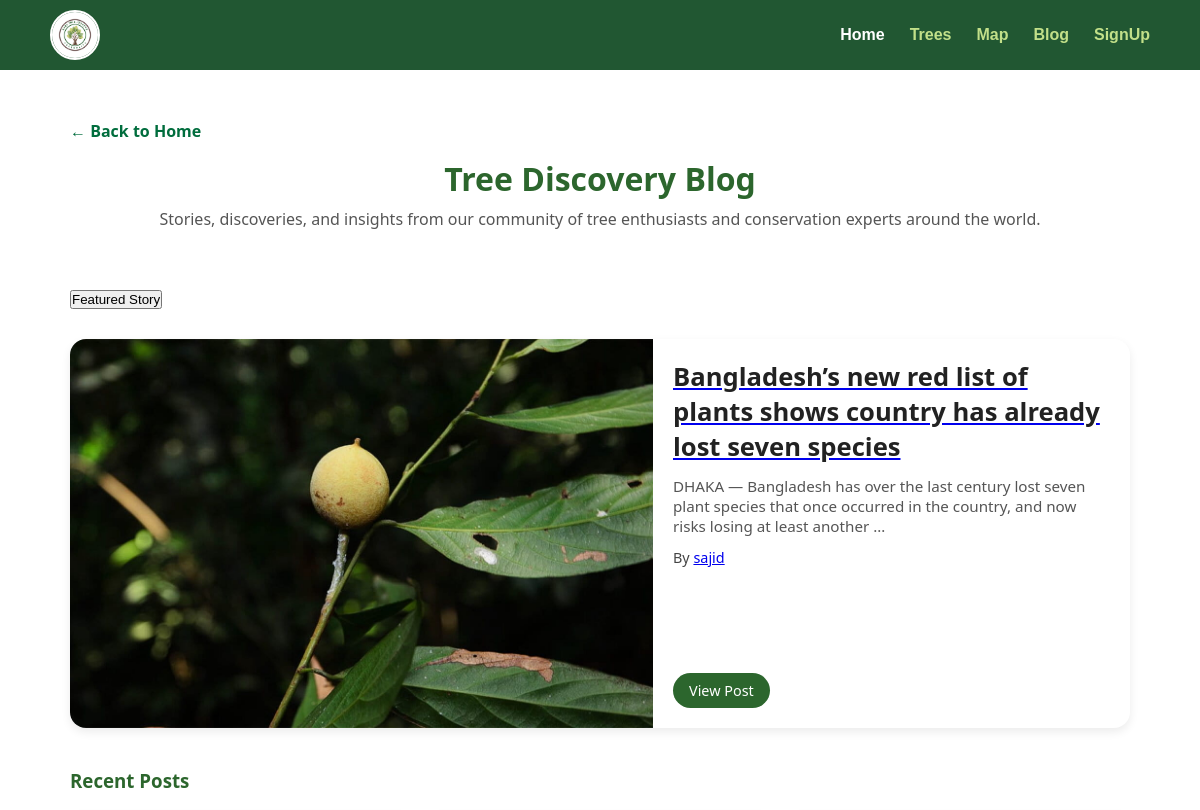
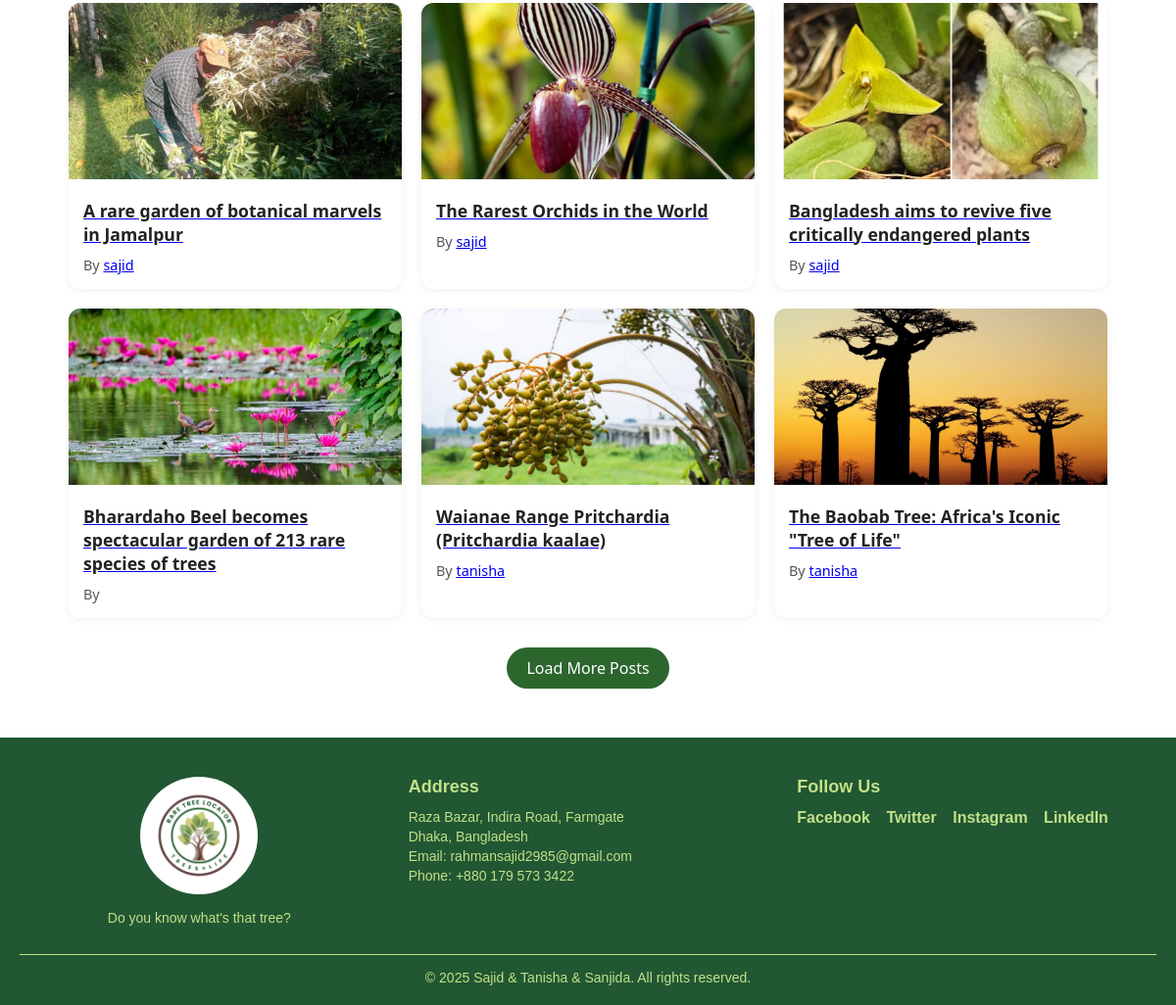
/blog_list, run on the app's committed database (2 pictures, top to bottom).
### BlogApp/models.py (models this page shows, shortened)
class BlogPost(models.Model):
    title = models.CharField(max_length=255, null=True, blank=True)
    content = models.TextField( null=True, blank=True)
    image = models.ImageField(upload_to='blog_images/', null=True, blank=True)
    author = models.ForeignKey(User, on_delete=models.CASCADE, null=True, blank=True)
    category = models.CharField(max_length=100, blank=True, null=True)
    date_posted = models.DateTimeField(auto_now_add=True, null=True, blank=True)

### MyApp/models.py (models this page shows, shortened)
class User(AbstractUser):
    USER_TYPES = [
        ('common', 'Common User'),
        ('contributor', 'Contributor'),
        ('admin', 'Admin'),
    ]
    user_type = models.CharField(max_length=20, choices=USER_TYPES, default='common')
    profession = models.CharField(max_length=100, blank=True, null=True)

### BlogApp/views.py (the view)
# urls.py: path('blog_list', blogapp_views.blog_list, name='blog_list'),  # Added blog list view
def blog_list(request):
    posts = BlogPost.objects.order_by('-date_posted')
    featured = posts.first()  # Latest post
    others = posts[1:]
    paginator = Paginator(others, 6)  # 6 posts at a time
    page_number = request.GET.get('page')
    page_obj = paginator.get_page(page_number)
    return render(request, 'blog/blog_list.html', {
        'featured': featured,
        'page_obj': page_obj
    })

### templates/blog/blog_list.html (shortened to what this page needs)
{% load static %}
<!DOCTYPE html>
<html lang="en">
<head>
    <link rel="stylesheet" href="{% static 'css/blog/blog_list.css' %}">
    <link rel="stylesheet" href="{% static 'css/blog/blog_modal.css' %}">
</head>
<body>
    {% include 'Common/header.html' %}
    {% block content %}
    <div class="container">
        <a href="{% url 'HomePage' %}" class="back-link">&larr; Back to Home</a>
        <h1>Tree Discovery Blog</h1>
        <p class="subtitle">
            Stories, discoveries, and insights from our community of tree enthusiasts and conservation experts around
            the world.
        </p>
        <button class="load-more">Featured Story</button>
        <div class="featured-card">
            <img src="{{ featured.image.url }}" alt="{{ featured.title }}">
            <div class="overlay">
                <a href="{% url 'blog_detail' featured.id %}">
                    <h2>{{ featured.title }}</h2>
                </a>
                <p>{{ featured.content|truncatewords:25 }}</p>
                <p class="author">By <a href="#">{{ featured.author.username }}</a></p>
                <a href="{% url 'blog_detail' featured.id %}" class="btn">View Post</a>
            </div>
        </div>
        <h3>Recent Posts</h3>
        <div class="grid">
            {% for post in page_obj %}
            <div class="card">
                <a href="{% url 'blog_detail' post.id %}">
                    <img src="{{ post.image.url }}" alt="{{ post.title }}">
                    <h4>{{ post.title }}</h4>
                </a>
                <p>By <a href="#">{{ post.author.username }}</a></p>
            </div>
            {% endfor %}
        </div>
        <div class="load-more">
            {% if page_obj.has_next %}
            <a href="?page={{ page_obj.next_page_number }}">Load More Posts</a>
            {% endif %}
        </div>
    </div>
    {% endblock %}
    {% include 'Common/footer.html' %}
</body>
</html>

### static/CSS/blog/blog_list.css (style rules this page uses)
.back-link { display: inline-block; margin-bottom: 15px; color: #006d3d; font-weight: bold; text-decoration: none; }
.container { max-width: 1100px; margin: 0 auto; padding: 20px; font-family: "Segoe UI", Tahoma, sans-serif; margin-top: 100px; }
.container h1 { text-align: center; color: #2c662d; margin-bottom: 8px; }
.container p.subtitle { text-align: center; color: #555; margin-bottom: 30px; }
.featured-card { display: flex; background: #fff; border-radius: 16px; overflow: hidden; box-shadow: 0 4px 10px rgba(0,0,0,0.08); margin-bottom: 40px; min-height: 300px; transition: transform 0.3s ease; text-decoration: none; }
.featured-card img { width: 55%; height: 100%; object-fit: cover; transition: transform 0.3s ease; }
.featured-card .overlay { padding: 20px; flex: 1; display: flex; flex-direction: column; justify-content: center; }
.featured-card h2 { font-size: 1.6rem; margin-bottom: 12px; color: #222; font-weight: bold; }
.featured-card p { color: #555; margin-bottom: 12px; font-size: 0.95rem; }
.featured-card .author { font-size: 0.9rem; color: #444; margin-bottom: 15px; }
.featured-card .btn { display: inline-block; padding: 8px 16px; border-radius: 20px; background: #2c662d; color: #fff; text-decoration: none; font-size: 0.9rem; font-weight: 500; transition: background 0.3s ease; width: fit-content; margin-top: auto; }
h3 { margin-bottom: 20px; color: #2c662d; }
.grid { display: grid; grid-template-columns: repeat(auto-fill, minmax(280px, 1fr)); gap: 20px; }
.card { background: #fff; border-radius: 12px; box-shadow: 0 2px 8px rgba(0,0,0,0.06); overflow: hidden; transition: transform 0.2s ease; }
.card img { width: 100%; height: 180px; object-fit: cover; }
.card h4 { padding: 15px 15px 0; font-size: 1.1rem; color: #222; }
.card p { padding: 10px 15px 15px; font-size: 0.9rem; color: #555; }
.load-more { text-align: center; margin: 30px 0; }
.load-more a { display: inline-block; padding: 10px 20px; border-radius: 25px; background: #2c662d; color: #fff; text-decoration: none; font-weight: 500; transition: background 0.3s ease; }

### static/CSS/common/header.css (style rules this page uses)
* { margin: 0; padding: 0; box-sizing: border-box; }
body { font-family: Arial, sans-serif; }

### data on the page
BlogPost: image (picture), title "Bangladesh’s new red list of plants shows country has already lost seven species", content "DHAKA — Bangladesh has over the last century lost seven plant species that once occurred in the country, and now risks losing at least another …", author.username "sajid"
BlogPost: image (picture), title "A rare garden of botanical marvels in Jamalpur", author.username "sajid"
BlogPost: image (picture), title "The Rarest Orchids in the World", author.username "sajid"
BlogPost: image (picture), title "Bangladesh aims to revive five critically endangered plants", author.username "sajid"
BlogPost: image (picture), title "Bharardaho Beel becomes spectacular garden of 213 rare species of trees"
BlogPost: image (picture), title "Waianae Range Pritchardia (Pritchardia kaalae)", author.username "tanisha"
BlogPost: image (picture), title "The Baobab Tree: Africa's Iconic \"Tree of Life\"", author.username "tanisha"
